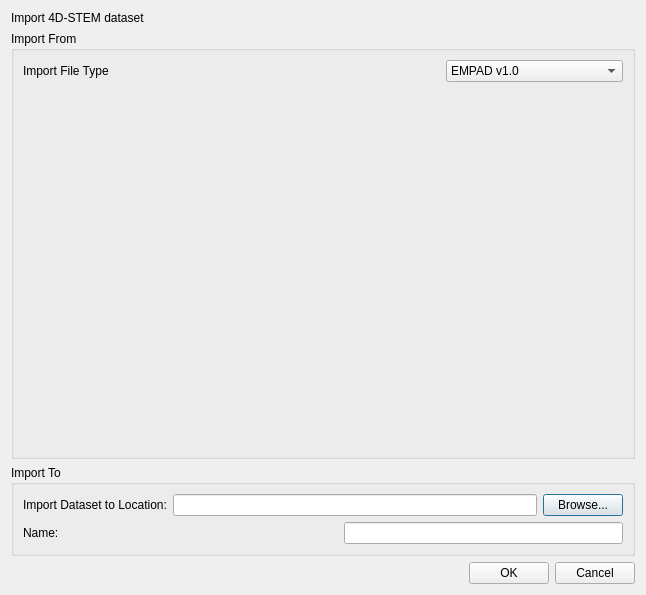
<?xml version="1.0" encoding="UTF-8"?>
<ui version="4.0">
 <class>Dialog</class>
 <widget class="QDialog" name="Dialog">
  <property name="geometry">
   <rect>
    <x>0</x>
    <y>0</y>
    <width>646</width>
    <height>595</height>
   </rect>
  </property>
  <property name="windowTitle">
   <string>Dialog</string>
  </property>
  <layout class="QVBoxLayout" name="verticalLayout_3">
   <item>
    <widget class="QLabel" name="label">
     <property name="text">
      <string>Import 4D-STEM dataset</string>
     </property>
    </widget>
   </item>
   <item>
    <widget class="QGroupBox" name="groupBox">
     <property name="title">
      <string>Import From</string>
     </property>
     <layout class="QVBoxLayout" name="verticalLayout">
      <item>
       <layout class="QHBoxLayout" name="horizontalLayout_5">
        <item>
         <widget class="QLabel" name="label_2">
          <property name="text">
           <string>Import File Type</string>
          </property>
         </widget>
        </item>
        <item>
         <spacer name="horizontalSpacer_3">
          <property name="orientation">
           <enum>Qt::Horizontal</enum>
          </property>
          <property name="sizeHint" stdset="0">
           <size>
            <width>40</width>
            <height>20</height>
           </size>
          </property>
         </spacer>
        </item>
        <item>
         <widget class="QComboBox" name="comboBox_mode">
          <item>
           <property name="text">
            <string>EMPAD v1.0</string>
           </property>
          </item>
          <item>
           <property name="text">
            <string>EMPAD v0.51 (for NJU)</string>
           </property>
          </item>
          <item>
           <property name="text">
            <string>MerlinEM (.mib)</string>
           </property>
          </item>
          <item>
           <property name="text">
            <string>General Raw Data (Binary)</string>
           </property>
          </item>
          <item>
           <property name="text">
            <string>MATLAB 4D Matrix (.mat)</string>
           </property>
          </item>
          <item>
           <property name="text">
            <string>MATLAB Matrix Sequence</string>
           </property>
          </item>
          <item>
           <property name="text">
            <string>Numpy 4D Array (.npy)</string>
           </property>
          </item>
          <item>
           <property name="text">
            <string>Numpy Array Sequence</string>
           </property>
          </item>
          <item>
           <property name="text">
            <string>Digital Micrograph (.dm4)</string>
           </property>
          </item>
         </widget>
        </item>
       </layout>
      </item>
      <item>
       <widget class="QStackedWidget" name="stackedWidget">
        <property name="currentIndex">
         <number>2</number>
        </property>
        <widget class="WidgetImportEMPAD" name="page_empad"/>
        <widget class="WidgetImportEMPAD_NJU" name="page_empad_nju"/>
        <widget class="WidgetImportMerlin" name="page_medipix"/>
        <widget class="WidgetImportRaw" name="page_raw"/>
        <widget class="QWidget" name="page_mat"/>
        <widget class="QWidget" name="page_mat_folder"/>
        <widget class="QWidget" name="page_npy"/>
        <widget class="QWidget" name="page_npy_folder"/>
        <widget class="QWidget" name="page_dm"/>
       </widget>
      </item>
     </layout>
    </widget>
   </item>
   <item>
    <widget class="QGroupBox" name="groupBox_2">
     <property name="title">
      <string>Import To</string>
     </property>
     <layout class="QVBoxLayout" name="verticalLayout_2">
      <item>
       <layout class="QHBoxLayout" name="horizontalLayout_2">
        <item>
         <widget class="QLabel" name="label_3">
          <property name="text">
           <string>Import Dataset to Location:</string>
          </property>
         </widget>
        </item>
        <item>
         <widget class="QLineEdit" name="lineEdit_parent_path"/>
        </item>
        <item>
         <widget class="QPushButton" name="pushButton_browse_parent">
          <property name="text">
           <string>Browse...</string>
          </property>
         </widget>
        </item>
       </layout>
      </item>
      <item>
       <layout class="QHBoxLayout" name="horizontalLayout">
        <item>
         <widget class="QLabel" name="label_4">
          <property name="text">
           <string>Name:</string>
          </property>
         </widget>
        </item>
        <item>
         <spacer name="horizontalSpacer">
          <property name="orientation">
           <enum>Qt::Horizontal</enum>
          </property>
          <property name="sizeHint" stdset="0">
           <size>
            <width>40</width>
            <height>20</height>
           </size>
          </property>
         </spacer>
        </item>
        <item>
         <widget class="QLineEdit" name="lineEdit_name"/>
        </item>
       </layout>
      </item>
     </layout>
    </widget>
   </item>
   <item>
    <layout class="QHBoxLayout" name="horizontalLayout_4">
     <item>
      <spacer name="horizontalSpacer_2">
       <property name="orientation">
        <enum>Qt::Horizontal</enum>
       </property>
       <property name="sizeHint" stdset="0">
        <size>
         <width>40</width>
         <height>20</height>
        </size>
       </property>
      </spacer>
     </item>
     <item>
      <layout class="QHBoxLayout" name="horizontalLayout_3">
       <item>
        <widget class="QPushButton" name="pushButton_ok">
         <property name="text">
          <string>OK</string>
         </property>
        </widget>
       </item>
       <item>
        <widget class="QPushButton" name="pushButton_cancel">
         <property name="text">
          <string>Cancel</string>
         </property>
        </widget>
       </item>
      </layout>
     </item>
    </layout>
   </item>
  </layout>
 </widget>
 <customwidgets>
  <customwidget>
   <class>WidgetImportEMPAD</class>
   <extends>QWidget</extends>
   <header>bin.Widgets.WidgetImportEMPAD.h</header>
   <container>1</container>
  </customwidget>
  <customwidget>
   <class>WidgetImportEMPAD_NJU</class>
   <extends>QWidget</extends>
   <header>bin.Widgets.WidgetImportEMPAD.h</header>
   <container>1</container>
  </customwidget>
  <customwidget>
   <class>WidgetImportRaw</class>
   <extends>QWidget</extends>
   <header>bin.Widgets.WidgetImportRaw.h</header>
   <container>1</container>
  </customwidget>
  <customwidget>
   <class>WidgetImportMerlin</class>
   <extends>QWidget</extends>
   <header>bin.Widgets.WidgetImportMerlin.h</header>
   <container>1</container>
  </customwidget>
 </customwidgets>
 <resources/>
 <connections/>
</ui>
